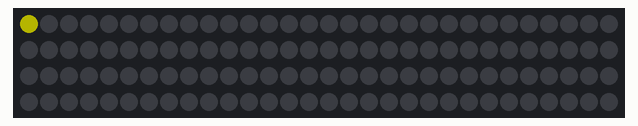
Recording of a sketch running on a simulated Arduino Uno, built with avr-gcc and run on an emulated ATmega328P. On the bench: 120 RGB LEDs in strip order, left to right, continuing on the next row. Dim RGB values are drawn brighter than linear.

Above: at 0.01 s.
At 9.94 s:
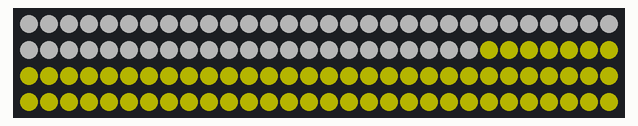
At 19.98 s:
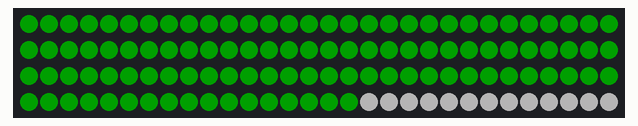
At 24.98 s:
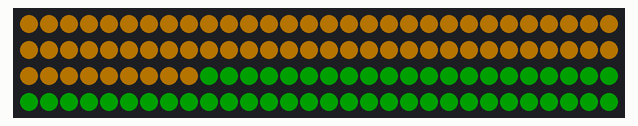
At 29.97 s:
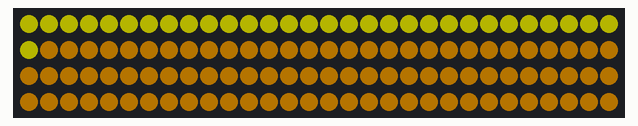
At 39.9 s:
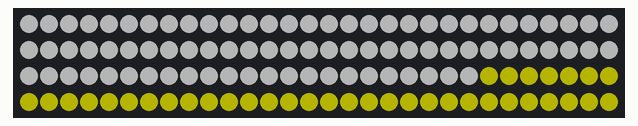

The sketch:

onam.ino.ino
```cpp
#include <FastLED.h>

#define LED_PIN     6
#define NUM_LEDS    120
#define BRIGHTNESS  64
#define LED_TYPE    WS2812B
#define COLOR_ORDER GRB
CRGB leds[NUM_LEDS];

void setup() {
  FastLED.addLeds<LED_TYPE, LED_PIN, COLOR_ORDER>(leds, NUM_LEDS).setCorrection(TypicalLEDStrip);
  FastLED.setBrightness(BRIGHTNESS);
}

void loop() {
  createBlock(CRGB::Yellow);
  createBlock(CRGB::White);
  createBlock(CRGB::Green);
  createBlock(CRGB::Orange);
}

void createBlock(CRGB color) {
  for (int i = 0; i < NUM_LEDS; i++) {
    leds[i] = color;
    FastLED.show();
    delay(50); // Adjust delay for speed of block movement
  }
  delay(500); // Pause before starting the next block
}
```
